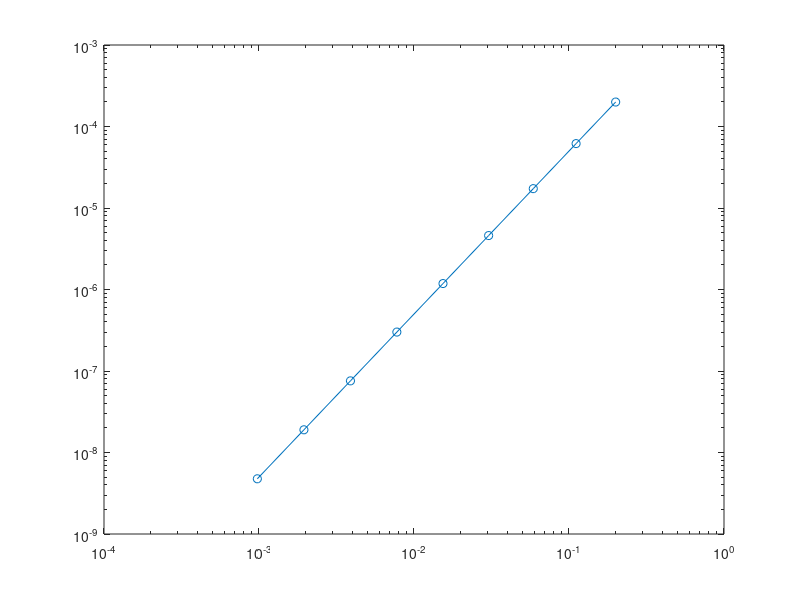

Here is the MATLAB script that generated this plot: (Note: this script raises an error after producing the figure.)
clear; clc; close all; 

%% punto 1
%%%%%%%%%%%%%%%%%%%%%%%%%%%%%%%%%%%%%%%%%%%%%%%%%%%%%%%%%%%%%%%%%%%%%%%%%%%
% Discretizzazione problema di Poisson con differenza finite al variare
% dell'ampiezza della mesh
%%%%%%%%%%%%%%%%%%%%%%%%%%%%%%%%%%%%%%%%%%%%%%%%%%%%%%%%%%%%%%%%%%%%%%%%%%%

N = 2.^(2:10); 
tspan = [0, 1];
alpha = 1; beta = -1; % dati al bordo

% soluzione esatta se f = 1

% mi aspetto che l'errore sia nulla dal momento che le differenze finite
% centrate per la derivata seconda sono esatte per polinomi di grado 3.

% f = @(x) 1;
% u = @(x) -0.5*x.^2 - 1.5*x + 1;

% soluzione esatta se f(x) = sin(x)
u = @(x) sin(x) - (2+sin(1))*x +1;
f = @(x) sin(x);

err = zeros(length(N), 1);
H = zeros(length(N), 1);
for j = 1:length(N)
    n = N(j);
    h = 1/(n+1);
    H(j) = h; 
    x = linspace(tspan(1), tspan(2), n+2).';
    
    A = -(1/h^2) * spdiags(repmat([1, -2, 1], n, 1), -1:1, n, n);
    
    F = f(x(2:end-1));
    F(1) = F(1) + alpha/h^2;
    F(n) = F(n) + beta/h^2;
    
    U = [alpha; A\F; beta];
    
    err(j) = max(abs(u(x)-U));
end

figure; 
loglog(H, err, '-o', LineWidth=2, DisplayName='$\|u-u_h\|_\infty$');
hold on
grid on
loglog(H, err(length(N))*(H./H(length(N))).^2, '--r', DisplayName='$O(h^2)$')
legend(Location="best", Interpreter="latex")
title('Problema di Poisson con differenze finite', Interpreter='latex')


%% punto 2 (a)
%%%%%%%%%%%%%%%%%%%%%%%%%%%%%%%%%%%%%%%%%%%%%%%%%%%%%%%%%%%%%%%%%%%%%%%%%%%
% Equazione del calore con differenze finite
%%%%%%%%%%%%%%%%%%%%%%%%%%%%%%%%%%%%%%%%%%%%%%%%%%%%%%%%%%%%%%%%%%%%%%%%%%%
clear; clc;

u_0t = 0; u_1t = 0;
u_x0 = @(x) 100*sin(pi*x);

u = @(t, x) 100 * exp(-(pi^2)*t) .* sin(pi*x); % soluzione esatta

T = 0.2;
m = 2^10; % tempo
n = 2^10; % spazio

U = zeros(n+2, m+1);

t = linspace(0, T, m+1).';
x = linspace(0, 1, n+2).';

U(:, 1) = u_x0(x);
U(1, :) = u_0t * ones(1, m+1);
U(n+2, :) = u_1t * ones(1, m+1);

Dt = T/m;
h = 1/(n+1);

A = -(1/h^2) * spdiags(repmat([1, -2, 1], n, 1), -1:1, n, n);
A = eye(n) + Dt*A;
dA = decomposition(A); % per risolvere il sistema lineare in modo più efficiente

err = zeros(1, m);
for j=2:m+1
    
    F = U(2:n+1, j-1); % in questo problema f = 0
    
    U(2:end-1, j) = dA\F;
    err(j-1) = max(abs( u((j-1)*Dt, x) - U(:, j) ));

end

figure;
imagesc(t, x, U); colorbar eastoutside; axis xy
title('Equazione del calore', Interpreter='latex')
xlabel('Intervallo temporale')
ylabel('intervallo spaziale')


%%%%%%%%%%%%%%%%%%%%%%%%%%%%%%%%%%%%%%%%%%%%%%%%%%%%%%%%%%%%%%%%%%%%%%%%%%%
% Studio come l'errore dipende dal passo della discretizzazione Dt e h.
% In generale ho:
% errore del primo ordine in tempo; 
% errore del secondo ordine in spazio.
% Quindi si ha che errore = O(Dt) + O(h^2).
% Per studiare variazione errore in funzione di h impongo Dt = h^2
% Per studiare variazione errore in funzione di Dt impongo h = sqrt(Dt)
%%%%%%%%%%%%%%%%%%%%%%%%%%%%%%%%%%%%%%%%%%%%%%%%%%%%%%%%%%%%%%%%%%%%%%%%%%%

%%%%%%%%%%% Studio errore in funzione di h (errore in spazio) %%%%%%%%%%%%%

N = 2.^(4:10);

H = zeros(length(N), 1);
err_h = zeros(length(N), 1);

for j = 1:length(N)
    n = N(j);

    h = 1/(n+1);
    Dt = h^2; % per studiare variazione errore in funzione di h
    m = ceil(T/Dt);

    H(j) = h;


    U = zeros(n+2, m+1);

    t = linspace(0, T, m+1).';
    x = linspace(0, 1, n+2).';

    U(:, 1) = u_x0(x);
    U(1, :) = u_0t * ones(1, m+1);
    U(n+2, :) = u_1t * ones(1, m+1);

    A = -(1/h^2) * spdiags(repmat([1, -2, 1], n, 1), -1:1, n, n);
    A = eye(n) + Dt*A;
    dA = decomposition(A); % per risolvere il sistema lineare in modo più efficiente

    err = zeros(1, m);
    for jj=2:m+1

        F = U(2:n+1, jj-1); % in questo problema f = 0

        U(2:end-1, jj) = dA\F;
        err(jj-1) = max(abs( u((jj-1)*Dt, x) - U(:, jj) ));

    end

    err_h(j) = max(err);
    
end

figure; 
loglog(H, err_h, '-o', LineWidth=2, DisplayName='errore')
hold on
grid on
loglog(H, err_h(length(N))*(H./H(length(N))).^2, '--r', DisplayName='$O(h^2)$')
legend(Location="best", Interpreter='latex')
xlabel('step $h$')
ylabel('errore')
title("Errore equazione del calore in funzione del passo $h$", Interpreter='latex')


%%%%%%%%%%% Studio errore in funzione di Dt (errore in tempo) %%%%%%%%%%%%%

M = 2.^(4:10);
DT = zeros(length(M), 1);
err_t = zeros(length(M), 1);

for j = 1:length(M)
    m = M(j);
    Dt = T/m;
    DT(j) = Dt;
    h = sqrt(Dt); % per studiare variazione errore in funzione di Dt

    n = ceil(1/h)-1; 
    h = 1/(n+1);

    U = zeros(n+2, m+1);

    t = linspace(0, T, m+1).';
    x = linspace(0, 1, n+2).';

    U(:, 1) = u_x0(x);
    U(1, :) = u_0t * ones(1, m+1);
    U(n+2, :) = u_1t * ones(1, m+1);

    A = -(1/h^2) * spdiags(repmat([1, -2, 1], n, 1), -1:1, n, n);
    A = eye(n) + Dt*A;
    dA = decomposition(A); % per risolvere il sistema lineare in modo più efficiente

    err = zeros(1, m);
    for jj=2:m+1

        F = U(2:n+1, jj-1); % in questo problema f = 0

        U(2:end-1, jj) = dA\F;
        err(jj-1) = max(abs( u((jj-1)*Dt, x) - U(:, jj) ));

    end

    err_t(j) = max(err);

end

figure; 
loglog(DT, err_t, '-o', LineWidth=2, DisplayName='errore')
hold on
grid on
loglog(DT, err_t(length(M))*DT./DT(length(M)), '--r', DisplayName='$O(\Delta t)$')
legend(Location="best", Interpreter="latex")
xlabel('step $\Delta t$', Interpreter='latex')
ylabel('errore')

title("Errore equazione del calore in funzione dell'ampiezza $\Delta t$", Interpreter='latex')


%% Condizioni al bordo di Neumann
clear; clc; 

u_x0 = @(x) 0.4<= x & x <= 0.6; 

T = 0.2;
m = 2^10; % tempo
n = 2^10; % spazio

U = zeros(n+2, m+1);

t = linspace(0, T, m+1).';
x = linspace(0, 1, n+2).';

U(:, 1) = u_x0(x);

Dt = T/m;
h = 1/(n+1);

A = -(1/h^2) * spdiags(repmat([1, -2, 1], n+2, 1), -1:1, n+2, n+2);

A(1, 2) = -2/(h^2); A(n+2, n+1) = -2/(h^2); % valori di correzione per matrice A

% matrice dei sistemi lineari che devo risolvere ad ogni tempo
A = (1/Dt).*eye(n+2) + A; 
dA = decomposition(A); % per risolvere il sistema lineare in modo più efficiente

for j=2:m+1
    F = U(:, j-1)/Dt; % in questo problema f = 0

    U(:, j) = dA\F;
end

figure;
imagesc(t, x, U); colorbar eastoutside; axis xy
title('Equazione del calore', Interpreter='latex')
xlabel('Intervallo temporale')
ylabel('intervallo spaziale')

figure; 

mesh(t, x, U);
